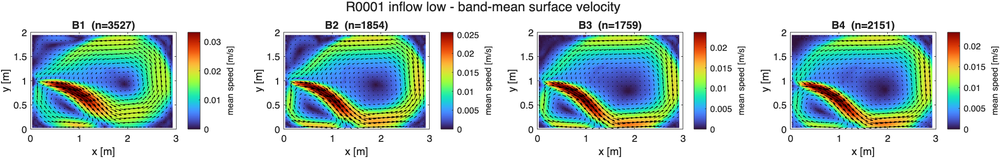
%> input picture paper/2026_journal_Shonai/fig/R0001_band_mean_field.png, 1000 x 158 px, shrunk from 2039 x 323 before the run
$ octave --eval "result = extract_red_tracer(imread('../../paper/2026_journal_Shonai/fig/R0001_band_mean_field.png'));"   (GNU Octave 9; MATLAB toolbox functions it lacks are replaced by stand-ins)
%> lines starting %> are read from the running program, lines starting %| are printed output that depends on the picture; in (x1, y1, x2, y2) boxes, pixels count from 0 and x2, y2 are one past the last pixel; in counts of white or black regions, pixels touching at a corner belong together; the program's own positions count from 1
function [tracerImg, mask, opts] = extract_red_tracer(I, opts)
%EXTRACT_RED_TRACER Isolate a red dye/thread tracer from an RGB frame.
%
% [tracerImg, mask, opts] = extract_red_tracer(I, opts)
%
% Computes a "redness" map from an RGB frame so that a red tracer (dye or
% thread) stands out against a neutral background, then contrast-stretches
% it and optionally thresholds it into a binary mask.
%
% By default redness is R - (G+B)/2, not the raw R channel, because a
% bright/gray background (or a glare spot) already has a high R value; a
% neutral-color region has R roughly equal to G and B, so subtracting the
% other channels cancels that common brightness and leaves mostly the
% actual red tracer. Set opts.channel_mode = 'r' to use the plain R
% channel instead if preferred.
%
% Thresholding defaults to a locally adaptive threshold (adaptthresh),
% not a single global level. A washed-out / strongly backlit frame still
% has a slow large-scale brightness gradient left over in the redness map
% (glare, vignetting), and a global threshold (e.g. Otsu) ends up splitting
% the frame along that gradient instead of picking out the tracer. Set
% opts.threshold_mode = 'global' to fall back to a single Otsu/manual level.
%
% After thresholding, small specks are dropped (opts.min_area_px), a thin
% strip along the image border is excluded (opts.border_margin_frac, since
% raw uncropped photos often carry lens-shading/vignette artifacts right at
% the edge), and by default only the single largest remaining connected
% component is kept (opts.select_largest), since a single tracer thread is
% expected to form one elongated blob. Set opts.select_largest = false to
% keep every blob above opts.min_area_px instead (e.g. for multiple markers).
%
% Inputs
%   I    : HxWx3 RGB image (any numeric class; converted to single internally)
%   opts : optional struct, see iDefaults() below for fields and defaults
%
% Outputs
%   tracerImg : HxW single image in [0,1], contrast-stretched redness map
%   mask      : HxW logical mask of candidate tracer pixels ([] if
%               opts.do_threshold is false)
%   opts      : opts struct actually used (defaults filled in), for logging
%
% Example
%   I = imread('sample_thread.jpg');
%   [tracerImg, mask] = extract_red_tracer(I);
%   figure; imshowpair(I, tracerImg, 'montage');
%   figure; imshow(mask);

    if nargin < 2
        opts = struct();
    end
    opts = iDefaults(opts);

    if size(I,3) ~= 3
        error('extract_red_tracer:NeedRGB', 'Input image must be RGB (HxWx3).');
    end
    [H, W, ~] = size(I);
%> H = 158; W = 1000
    I = im2single(I);
    R = I(:,:,1);
    G = I(:,:,2);
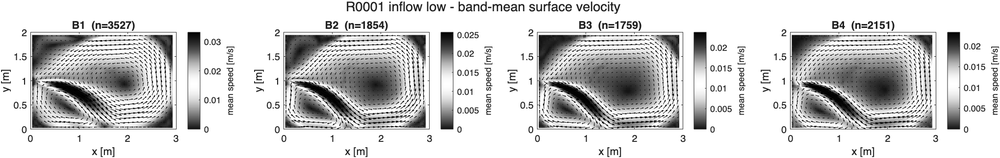
%> G: size 158x1000 single; min 0, max 1, mean 0.818
    B = I(:,:,3);
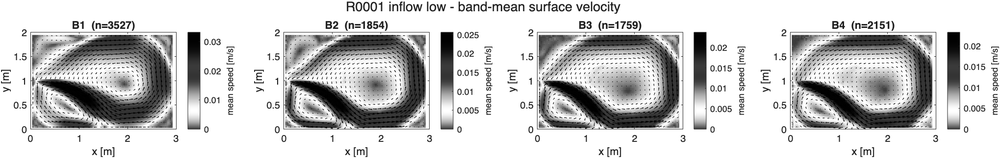
%> B: size 158x1000 single; min 0, max 1, mean 0.8

    switch lower(opts.channel_mode)
        case 'r'
            redness = R;
        case 'r_minus_gray'
            redness = R - rgb2gray(I);
        case 'r_minus_gb'
            redness = R - (G + B) / 2;
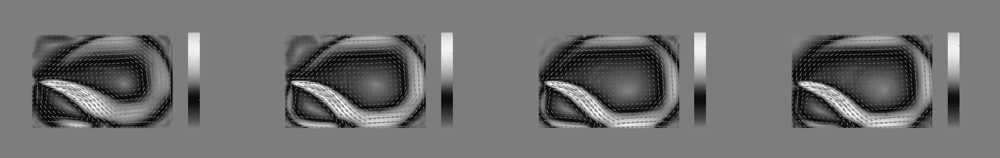
%> redness: size 158x1000 single; min -0.802, max 0.827, mean -0.0849; drawn with min black and max white
        otherwise
            error('extract_red_tracer:BadMode', ...
                'Unknown channel_mode: %s', opts.channel_mode);
    end
    redness = max(redness, 0);

    if opts.smooth_sigma_px > 0
        % Real photos carry per-pixel chroma/JPEG noise that gets amplified
        % by the contrast stretch below; a small blur (well under the
        % tracer's own width) removes that speckle without eroding the
        % tracer shape.
        redness = imgaussfilt(redness, opts.smooth_sigma_px);
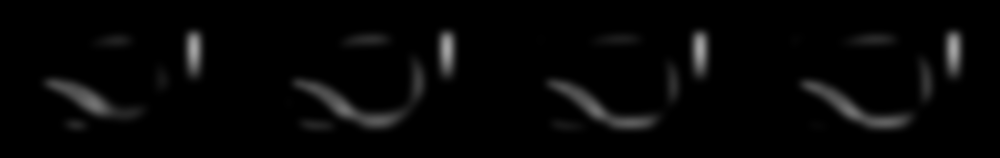
%> redness: size 158x1000 single; min 0, max 0.641, mean 0.0243
    end

    clipVals = prctile(redness(:), opts.clip_prctile);
%> clipVals = [0 0.382]
    lo = clipVals(1);
%> lo = 0
    hi = clipVals(2);
%> hi = 0.382
    if hi <= lo
        hi = lo + eps('single');
    end
    tracerImg = min(max(redness, lo), hi);
    tracerImg = (tracerImg - lo) ./ (hi - lo);

    if opts.do_threshold
        switch lower(opts.threshold_mode)
            case 'adaptive'
                T = adaptthresh(tracerImg, opts.adapt_sensitivity, ...
                    'ForegroundPolarity', 'bright');
                mask = imbinarize(tracerImg, T);
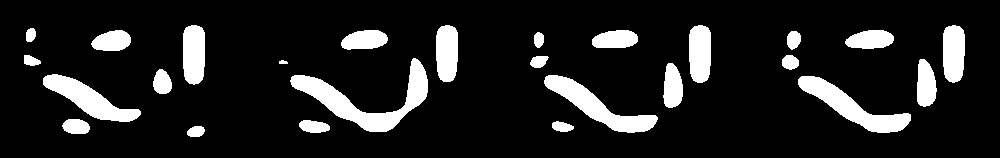
%> mask: size 158x1000 logical; 12.8% white; 26 white regions, largest, box (x1, y1, x2, y2) and area: (290, 58, 428, 132) 2994, (798, 76, 911, 133) 2131, (544, 75, 658, 133) 2105
            case 'global'
                if isempty(opts.threshold)
                    level = graythresh(tracerImg);
                else
                    level = opts.threshold;
                end
                mask = imbinarize(tracerImg, level);
            otherwise
                error('extract_red_tracer:BadThresholdMode', ...
                    'Unknown threshold_mode: %s', opts.threshold_mode);
        end
        if opts.min_area_px > 0
            mask = bwareaopen(mask, opts.min_area_px);
        end

        marginPx = round(opts.border_margin_frac * max(H, W));
%> marginPx = 10
        if marginPx > 0
            borderMask = false(H, W);
            rows = (marginPx+1):(H-marginPx);
%> rows = 138 values from 11 to 148
            cols = (marginPx+1):(W-marginPx);
%> cols = 980 values from 11 to 990
            borderMask(rows, cols) = true;
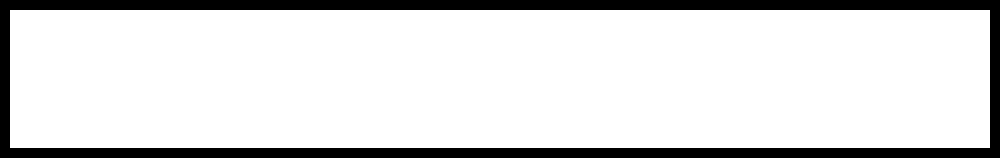
%> borderMask: size 158x1000 logical; 85.6% white; 1 black region, box (x1, y1, x2, y2) and area: (0, 0, 1000, 158) 22760
            mask = mask & borderMask;
        end

        if opts.select_largest
            mask = bwareafilt(mask, 1);
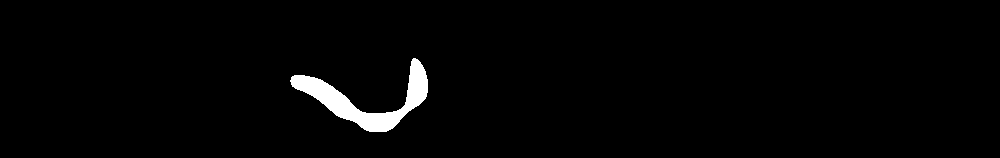
%> mask: size 158x1000 logical; 1.9% white; 1 white region, box (x1, y1, x2, y2) and area: (290, 58, 428, 132) 2994
        end
    else
        mask = [];
    end
end

function opts = iDefaults(opts)
    if ~isfield(opts, 'channel_mode');        opts.channel_mode = 'r_minus_gb'; end
    if ~isfield(opts, 'smooth_sigma_px');     opts.smooth_sigma_px = 4; end
    if ~isfield(opts, 'clip_prctile');        opts.clip_prctile = [1 99]; end
    if ~isfield(opts, 'do_threshold');        opts.do_threshold = true; end
    if ~isfield(opts, 'threshold_mode');      opts.threshold_mode = 'adaptive'; end
    if ~isfield(opts, 'adapt_sensitivity');   opts.adapt_sensitivity = 0.5; end
    if ~isfield(opts, 'threshold');           opts.threshold = []; end
    if ~isfield(opts, 'min_area_px');         opts.min_area_px = 20; end
    if ~isfield(opts, 'border_margin_frac');  opts.border_margin_frac = 0.01; end
    if ~isfield(opts, 'select_largest');      opts.select_largest = true; end
end
